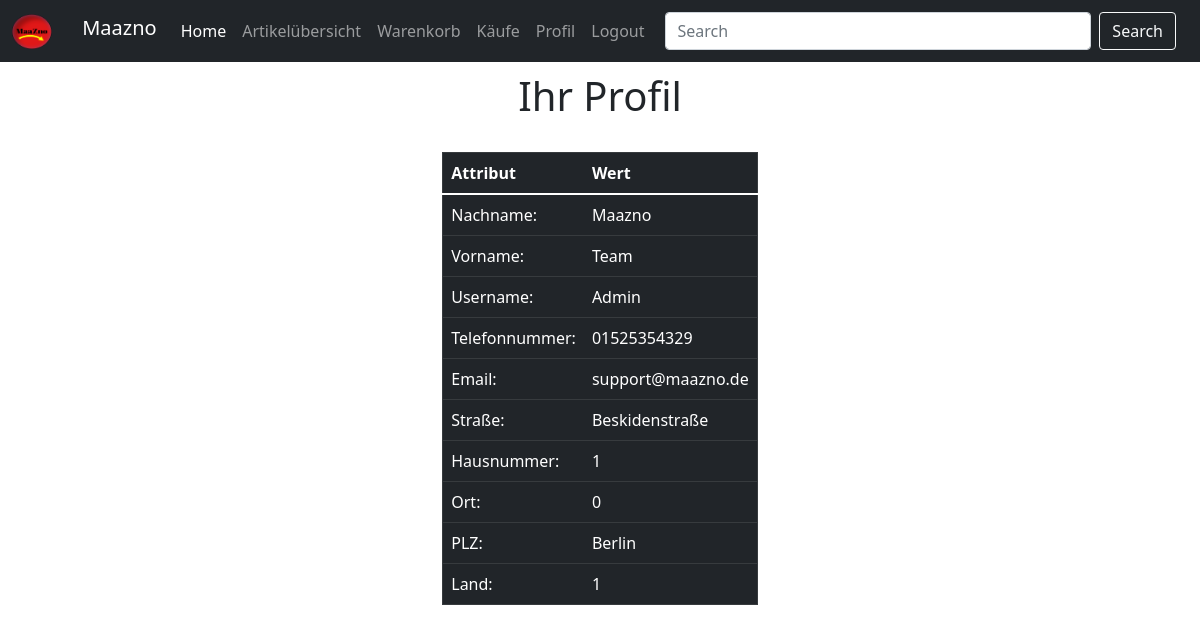
The page /profile/profile.php (signed in) on the database as committed earlier.
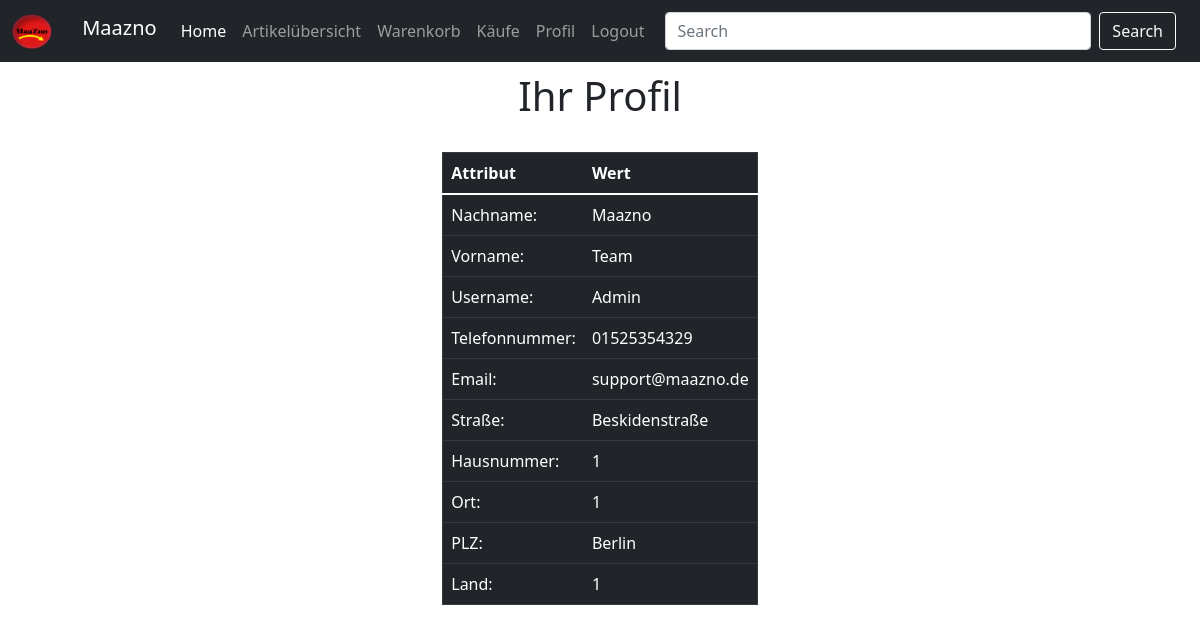
The same page on the database as committed later.
### tables this page shows
CREATE TABLE `nutzer` (
  `nutzer_id` int(11) NOT NULL,
  `name` varchar(32) NOT NULL,
  `vorname` varchar(32) NOT NULL,
  `username` varchar(32) NOT NULL UNIQUE,
  `telefon` varchar(32) NOT NULL,
  `straße` varchar(32) NOT NULL,
  `hausnummer` int(11) NOT NULL,
  `passwort` varchar(128) NOT NULL,
  `ort_id` int(11) NOT NULL,
  `email` varchar(32) NOT NULL,
  `ist_admin` boolean NOT NULL
);

CREATE TABLE `ort` (
  `ort_id` int(11) NOT NULL,
  `ort` varchar(32) NOT NULL,
  `plz` varchar(32) NOT NULL,
  `land_id` int(11) NOT NULL
);

### profile/profile.php (the view, shortened to what this page needs)
<?php include_once "../static/header.php"; ?>
<html>
    <head>
    </head>
</html>
<?php
echo "<center><h1>Ihr Profil</h1></center><br>";
include "../inc.php";
include "../utils/alert.php";
$con = mysqli_connect($host, $user, $passwd, $datenbank) or die("Die Datenbank ist momentan nicht erreichbar!");
$user = $_SESSION["nutzer_id"];
$query = "SELECT * FROM nutzer, ort, land WHERE nutzer.ort_id=ort.ort_id AND ort.land_id=land.land_id AND nutzer_id=$user;";
$result = mysqli_query($con, $query);
if ($result->num_rows == 0) {
    php_alert( "Es gibt keine Ergebnisse" );
    header("Refresh: 1; URL=" . $base_url . "../index.html");
} else {
    $r = $result->fetch_assoc();
    $row = array_values($r);
    echo "
        <div class='row justify-content-center'>
            <div class='col-auto'>
                <table border=1 class='table table-dark table-hover'>
                <thead class='thead-dark'>
                    <tr>
                        <th>Attribut</th>
                        <th>Wert</th>
                    </tr>
                </thead>
                <tbody>
                    <tr>
                        <td>Nachname:</td>
                        <td> $row[1]</td>
                    </tr>
                    <tr>
                        <td>Vorname:</td>
                        <td> $row[2]</td>
                    </tr>
                    <tr>
                        <td>Username:</td>
                        <td> $row[3]</td>
                    </tr>
                    <tr>
                        <td>Telefonnummer:</td>
                        <td> $row[4]</td>
                    </tr>
                    <tr>
                        <td>Email:</td>
                        <td> $row[9]</td>
                    </tr>
                    <tr>
                        <td>Straße:</td>
                        <td> $row[5]</td>
                    </tr>
                    <tr>
                        <td>Hausnummer:</td>
                        <td> $row[6]</td>
                    </tr>
                    <tr>
                        <td>Ort:</td>
                        <td> $row[10]</td>
                    </tr>
                    <tr>
                        <td>PLZ:</td>
                        <td> $row[11]</td>
                    </tr>
                    <tr>
                        <td>Land:</td>
                        <td> $row[13]</td>
                    </tr>
                    </tbody>
                </table>
            </div>
        </div>
    ";
}
include_once "../static/footer.php";
?>

### static/header.php (shortened to what this page needs)
<!doctype html>
<html lang="de">
	<head>
		<link href="https://cdn.jsdelivr.net/npm/bootstrap@5.1.3/dist/css/bootstrap.min.css" rel="stylesheet">
	</head>
	<body>
		<nav class="navbar fixed-top navbar-expand-lg navbar-dark bg-dark">
			<div class="container-fluid">
				<a class="navbar-brand" href="/Scrum-Project-Maazno/index.php">
					<img src="/Scrum-Project-Maazno/image/maazno_logo_invis.png" alt="Logo" width="65" height="35" class="d-inline-block align-text-top">
					Maazno
				</a>
				<div class="collapse navbar-collapse" id="navbarNavDropdown">
					<ul class="navbar-nav">
						<li class="nav-item">
							<a class="nav-link active" aria-current="page" href="/Scrum-Project-Maazno/index.php">Home</a>
						</li>
						<li class="nav-item">
							<a class="nav-link" href="/Scrum-Project-Maazno/article/article_view.php">Artikel&uuml;bersicht</a>
						</li>
						<li class="nav-item">
							<a class="nav-link" href="/Scrum-Project-Maazno/cart/cart.php">Warenkorb</a>
						</li>
						<li class="nav-item">
							<a class="nav-link" href="#">K&auml;ufe</a>
						</li>
						<?php
						if (isset($_SESSION["username"])){
							echo'<li class="nav-item"><a class="nav-link" href="/Scrum-Project-Maazno/profile/profile.php">Profil</a></li>';
							echo'<li class="nav-item"><a class="nav-link" href="/Scrum-Project-Maazno/auth/logout.php">Logout</a></li>';
						}
						else{
							echo'<li class="nav-item"><a class="nav-link" href="/Scrum-Project-Maazno/auth/register_form.php">Register</a></li>';
							echo'<li class="nav-item"><a class="nav-link" href="/Scrum-Project-Maazno/auth/login_form.php">Login</a></li>';
						}
						?>
					</ul>
				</div>
				<div class="container-fluid">
					<form class="d-flex justify-content-end" action="http://localhost/Scrum-Project-Maazno/search/search.php" method="post">
							<input class="form-control me-2" type="search" placeholder="Search" aria-label="Search" name="search" id="search">
							<button class="btn btn-outline-light" type="submit">Search</button>
					</form>
				</div>
			</div>
		</nav>
		<br><br><br>

### static/footer.php (shortened to what this page needs)
        <br><br><br><br><br>
    </body>
</html>

Rows that differ between the two databases and show on the page:
changed nutzer "Maazno": ist_admin "0" → "1"
